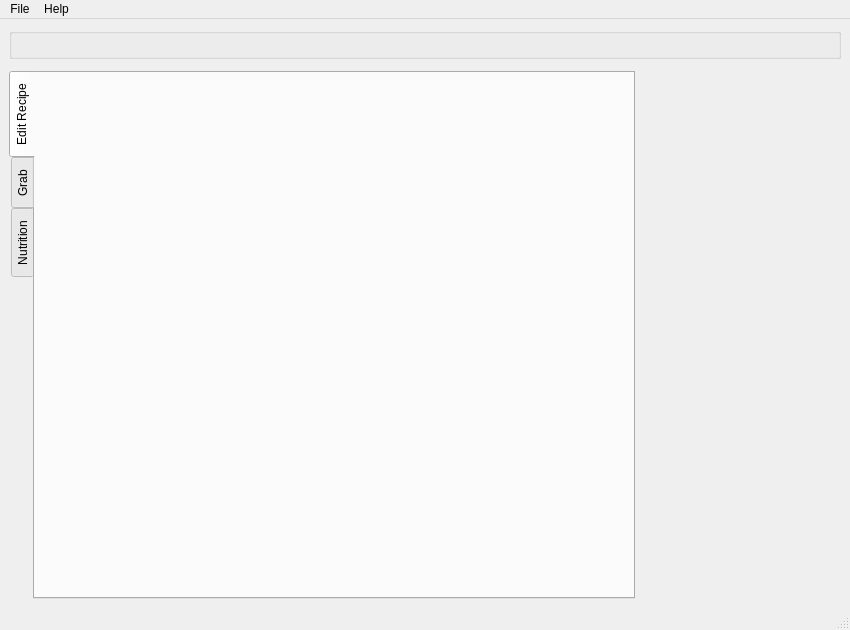
<?xml version="1.0" encoding="UTF-8"?>
<ui version="4.0">
 <class>QtMainWindowUi</class>
 <widget class="QMainWindow" name="QtMainWindowUi">
  <property name="geometry">
   <rect>
    <x>0</x>
    <y>0</y>
    <width>850</width>
    <height>630</height>
   </rect>
  </property>
  <property name="sizePolicy">
   <sizepolicy hsizetype="MinimumExpanding" vsizetype="MinimumExpanding">
    <horstretch>0</horstretch>
    <verstretch>0</verstretch>
   </sizepolicy>
  </property>
  <property name="windowTitle">
   <string>MamaTkon</string>
  </property>
  <property name="layoutDirection">
   <enum>Qt::LeftToRight</enum>
  </property>
  <property name="autoFillBackground">
   <bool>false</bool>
  </property>
  <widget class="QWidget" name="centralwidget">
   <layout class="QGridLayout" name="gridLayout_2">
    <item row="0" column="0" colspan="2">
     <widget class="QtActionButtonsUi" name="actionButtonsUi">
      <property name="title">
       <string/>
      </property>
     </widget>
    </item>
    <item row="1" column="0" colspan="2">
     <widget class="QtFinderUi" name="finderUi" native="true">
      <property name="styleSheet">
       <string>Finder {
	border-color: rgb(184, 184, 184);
	border-width:1;
	border-style:solid;
}</string>
      </property>
     </widget>
    </item>
    <item row="2" column="0">
     <widget class="QTabWidget" name="recipeRelated">
      <property name="layoutDirection">
       <enum>Qt::RightToLeft</enum>
      </property>
      <property name="tabPosition">
       <enum>QTabWidget::West</enum>
      </property>
      <property name="tabShape">
       <enum>QTabWidget::Rounded</enum>
      </property>
      <property name="currentIndex">
       <number>0</number>
      </property>
      <property name="elideMode">
       <enum>Qt::ElideNone</enum>
      </property>
      <widget class="QWidget" name="addRecipe">
       <attribute name="title">
        <string>Edit Recipe</string>
       </attribute>
       <layout class="QGridLayout" name="gridLayout">
        <item row="0" column="0">
         <widget class="QtRecipeEditUi" name="recipeEdit" native="true"/>
        </item>
       </layout>
      </widget>
      <widget class="QWidget" name="tab">
       <attribute name="title">
        <string>Grab</string>
       </attribute>
       <layout class="QGridLayout" name="gridLayout_3">
        <item row="0" column="0">
         <widget class="QtRecipeGrabberUi" name="recipeGrabber" native="true"/>
        </item>
       </layout>
      </widget>
      <widget class="QWidget" name="tab_2">
       <attribute name="title">
        <string>Nutrition</string>
       </attribute>
       <layout class="QGridLayout" name="gridLayout_5">
        <item row="0" column="0">
         <widget class="QtNutritionalDataUi" name="nutritionalDataUi" native="true"/>
        </item>
       </layout>
      </widget>
     </widget>
    </item>
    <item row="2" column="1">
     <widget class="QtRecipeListUi" name="recipeListUi" native="true">
      <property name="sizePolicy">
       <sizepolicy hsizetype="Fixed" vsizetype="Preferred">
        <horstretch>0</horstretch>
        <verstretch>0</verstretch>
       </sizepolicy>
      </property>
      <property name="minimumSize">
       <size>
        <width>200</width>
        <height>0</height>
       </size>
      </property>
     </widget>
    </item>
   </layout>
  </widget>
  <widget class="QMenuBar" name="menubar">
   <property name="geometry">
    <rect>
     <x>0</x>
     <y>0</y>
     <width>850</width>
     <height>21</height>
    </rect>
   </property>
   <widget class="QMenu" name="menuFile">
    <property name="title">
     <string>File</string>
    </property>
    <addaction name="fileItemExit"/>
   </widget>
   <widget class="QMenu" name="menuHelp">
    <property name="title">
     <string>Help</string>
    </property>
    <addaction name="helpItemAbout"/>
   </widget>
   <addaction name="menuFile"/>
   <addaction name="menuHelp"/>
  </widget>
  <widget class="QStatusBar" name="statusbar"/>
  <action name="fileItemExit">
   <property name="text">
    <string>Exit</string>
   </property>
  </action>
  <action name="helpItemAbout">
   <property name="text">
    <string>About</string>
   </property>
  </action>
 </widget>
 <customwidgets>
  <customwidget>
   <class>QtRecipeListUi</class>
   <extends>QWidget</extends>
   <header location="global">qtrecipelistui.h</header>
   <container>1</container>
  </customwidget>
  <customwidget>
   <class>QtActionButtonsUi</class>
   <extends>QGroupBox</extends>
   <header location="global">qtactionbuttonsui.h</header>
   <container>1</container>
  </customwidget>
  <customwidget>
   <class>QtRecipeGrabberUi</class>
   <extends>QWidget</extends>
   <header location="global">qtrecipegrabberui.h</header>
   <container>1</container>
  </customwidget>
  <customwidget>
   <class>QtRecipeEditUi</class>
   <extends>QWidget</extends>
   <header location="global">qtrecipeeditui.h</header>
   <container>1</container>
  </customwidget>
  <customwidget>
   <class>QtFinderUi</class>
   <extends>QWidget</extends>
   <header location="global">qtfinderui.h</header>
   <container>1</container>
  </customwidget>
  <customwidget>
   <class>QtNutritionalDataUi</class>
   <extends>QWidget</extends>
   <header location="global">qtnutritionaldataui.h</header>
   <container>1</container>
  </customwidget>
 </customwidgets>
 <resources/>
 <connections/>
</ui>
